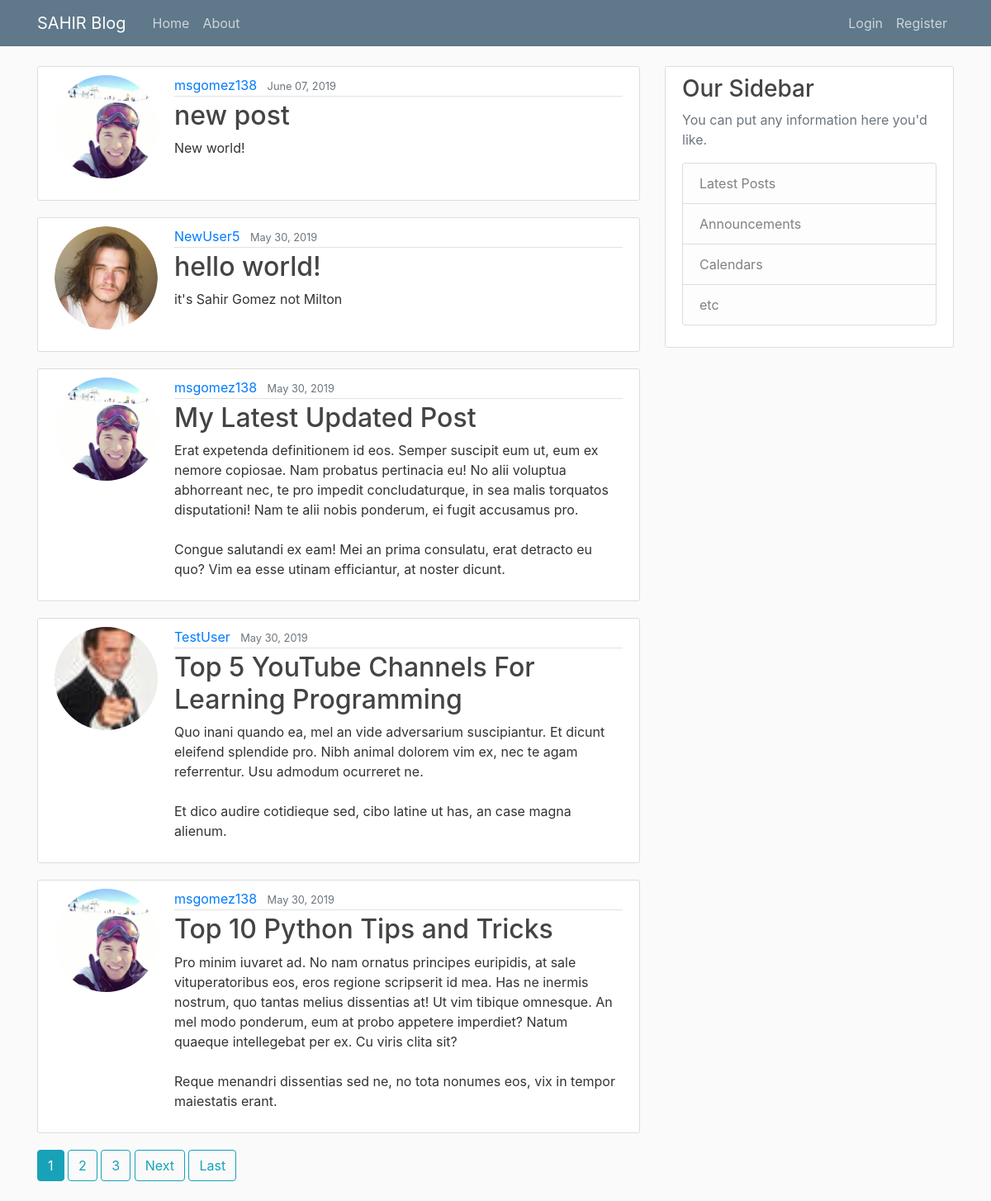
The page / on the database its author committed.
### blog/models.py (models this page shows, shortened)
class Posts(models.Model):
    title = models.CharField(max_length=100)
    content = models.TextField()
    date_posted = models.DateTimeField(default=timezone.now)
    author = models.ForeignKey(User, on_delete=models.CASCADE)

### users/models.py (models this page shows, shortened)
class Profile(models.Model):
    user = models.OneToOneField(User, on_delete = models.CASCADE)
    image = models.ImageField (default = 'default.jpg', upload_to='profile_pics')

### blog/views.py (the view)
# urls.py: path('', PostListView.as_view(), name='blog-home'),
class PostListView(ListView):
    model = Posts
    template_name = 'blog/home.html'
    context_object_name = 'posts'
    ordering = ['-date_posted']
    paginate_by = 5

### blog/templates/blog/home.html (shortened to what this page needs)
{% extends "blog/base.html" %}
{% block content %}
    {% for post in posts  %}
      <article class="media content-section">
        <img class="rounded-circle account-img" src="{{post.author.profile.image.url}}" alt="Author picture">
         <div class="media-body">
           <div class="article-metadata">
           <a class="mr-2" href="{% url 'user-posts' post.author.username %}">{{ post.author }}</a>
           <small class="text-muted">{{ post.date_posted|date:"F d, Y"}}</small>
         </div>
        <h2><a class="article-title" href="{% url 'post-detail' post.id %}">{{ post.title }}</a></h2>
        <p class="article-content">{{ post.content }}</p>
       </div>
     </article>
    {% endfor %}
    {% if is_paginated %}
      {% for num in page_obj.paginator.page_range %}
        {% if page_obj.number == num %}
          <a class="btn btn-info mb-4" href="?page={{ num }}">{{ num }}</a>
        {% elif num > page_obj.number|add:'-3' and num < page_obj.number|add:'3' %}
          <a class="btn btn-outline-info mb-4" href="?page={{ num }}">{{ num }}</a>
        {% endif %}
      {% endfor %}
      {% if page_obj.has_next %}
         <a class="btn btn-outline-info mb-4" href="?page={{ page_obj.next_page_number }}">Next</a>
         <a class="btn btn-outline-info mb-4" href="?page={{ page_obj.paginator.num_pages }}">Last</a>
      {% endif %}
    {% endif %}
{% endblock content %}

### blog/templates/blog/base.html (shortened to what this page needs)
{% load static %}
<!DOCTYPE html>
<html>
  <head>
    <link rel="stylesheet" href="https://maxcdn.bootstrapcdn.com/bootstrap/4.0.0/css/bootstrap.min.css">
    <link rel="stylesheet" type="text/css" href="{% static 'blog/main.css' %}">
  </head>
   <body>
     <header class="site-header">
        <nav class="navbar navbar-expand-md navbar-dark bg-steel fixed-top">
         <div class="container">
           <a class="navbar-brand mr-4" href="{% url 'blog-home' %}">SAHIR Blog</a>
        <div class="collapse navbar-collapse" id="navbarToggle">
          <div class="navbar-nav mr-auto">
            <a class="nav-item nav-link" href="{% url 'blog-home' %}">Home</a>
            <a class="nav-item nav-link" href="{% url 'blog-about' %}">About</a>
          </div>
            <div class="navbar-nav">
              {% if user.is_authenticated %}
                <a class="nav-item nav-link" href="{% url 'post-create' %}">New Post on Sahirs platform</a>
                <a class="nav-item nav-link" href="{% url 'profile' %}">Profile</a>
                <a class="nav-item nav-link" href="{% url 'logout' %}">LogOut</a>
              {% else %}
                <a class="nav-item nav-link" href="{% url 'login' %}">Login</a>
                <a class="nav-item nav-link" href="{% url 'register' %}">Register</a>
              {% endif %}
            </div>
          </div>
        </div>
      </nav>
    </header>
  <main role="main" class="container">
  <div class="row">
    <div class="col-md-8">
      {% block content %}{% endblock %}
    </div>
    <div class="col-md-4">
      <div class="content-section">
        <h3>Our Sidebar</h3>
        <p class='text-muted'>You can put any information here you'd like.
          <ul class="list-group">
            <li class="list-group-item list-group-item-light">Latest Posts</li>
            <li class="list-group-item list-group-item-light">Announcements</li>
            <li class="list-group-item list-group-item-light">Calendars</li>
            <li class="list-group-item list-group-item-light">etc</li>
          </ul>
        </p>
      </div>
    </div>
  </div>
  </main>
  </body>
</html>

### blog/static/blog/main.css (style rules this page uses)
body { background: #fafafa; color: #333333; margin-top: 5rem; }
h1, h2, h3, h4, h5, h6 { color: #444444; }
ul { margin: 0; }
.bg-steel { background-color: #5f788a; }
.site-header .navbar-nav .nav-link { color: #cbd5db; }
.content-section { background: #ffffff; padding: 10px 20px; border: 1px solid #dddddd; border-radius: 3px; margin-bottom: 20px; }
.article-title { color: #444444; }
.article-content { white-space: pre-line; }
.article-metadata { padding-bottom: 1px; margin-bottom: 4px; border-bottom: 1px solid #e3e3e3 }
.account-img { height: 125px; width: 125px; margin-right: 20px; margin-bottom: 16px; }

### rows shown on the page
Posts: author.profile.image (picture), author "msgomez138", date_posted "June 07, 2019", title "new post", content "New world!"
Posts: author.profile.image (picture), author "NewUser5", date_posted "May 30, 2019", title "hello world!", content "it's Sahir Gomez not Milton"
Posts: author.profile.image (picture), author "msgomez138", date_posted "May 30, 2019", title "My Latest Updated Post", content "Erat expetenda definitionem id eos. Semper suscipit eum ut, eum ex nemore copiosae. Nam probatus pertinacia eu! No alii voluptua abhorreant nec, te pro impedit concludaturque, in sea malis torquatos disputationi! Nam te alii nobis ponderum, ei fugit accusamus pro. Congue salutandi ex eam! Mei an prima consulatu, erat detracto eu quo? Vim ea esse utinam efficiantur, at noster dicunt."
Posts: author.profile.image (placeholder picture), author "TestUser", date_posted "May 30, 2019", title "Top 5 YouTube Channels For Learning Programming", content "Quo inani quando ea, mel an vide adversarium suscipiantur. Et dicunt eleifend splendide pro. Nibh animal dolorem vim ex, nec te agam referrentur. Usu admodum ocurreret ne. Et dico audire cotidieque sed, cibo latine ut has, an case magna alienum."
Posts: author.profile.image (picture), author "msgomez138", date_posted "May 30, 2019", title "Top 10 Python Tips and Tricks", content "Pro minim iuvaret ad. No nam ornatus principes euripidis, at sale vituperatoribus eos, eros regione scripserit id mea. Has ne inermis nostrum, quo tantas melius dissentias at! Ut vim tibique omnesque. An mel modo ponderum, eum at probo appetere imperdiet? Natum quaeque intellegebat per ex. Cu viris clita sit? Reque menandri dissentias sed ne, no tota nonumes eos, vix in tempor maiestatis erant."

### other values the page prints
{{ num }} "1"
{{ num }} "2" "3"
